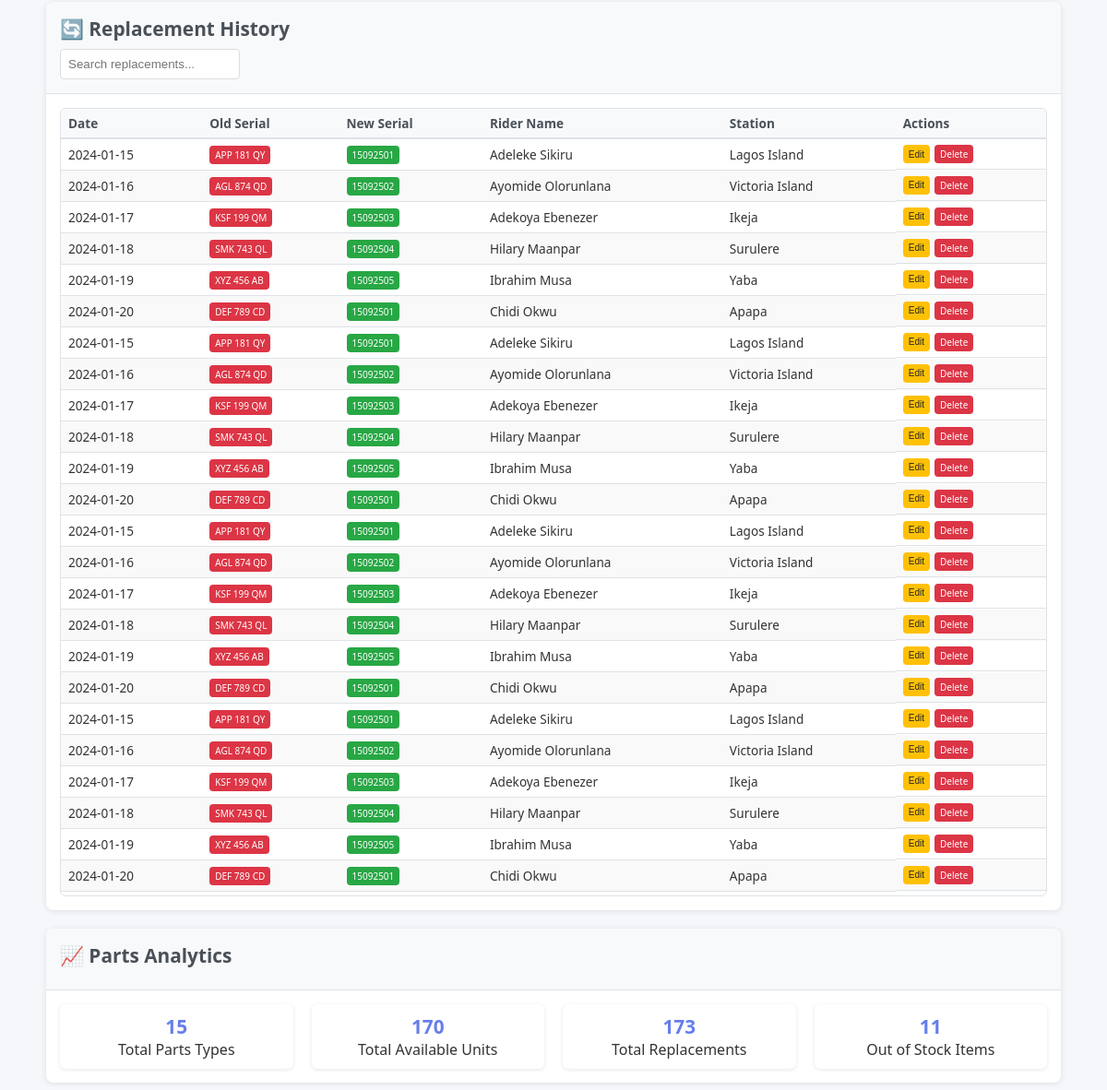
The app's page /spare_parts (lower part), older data.
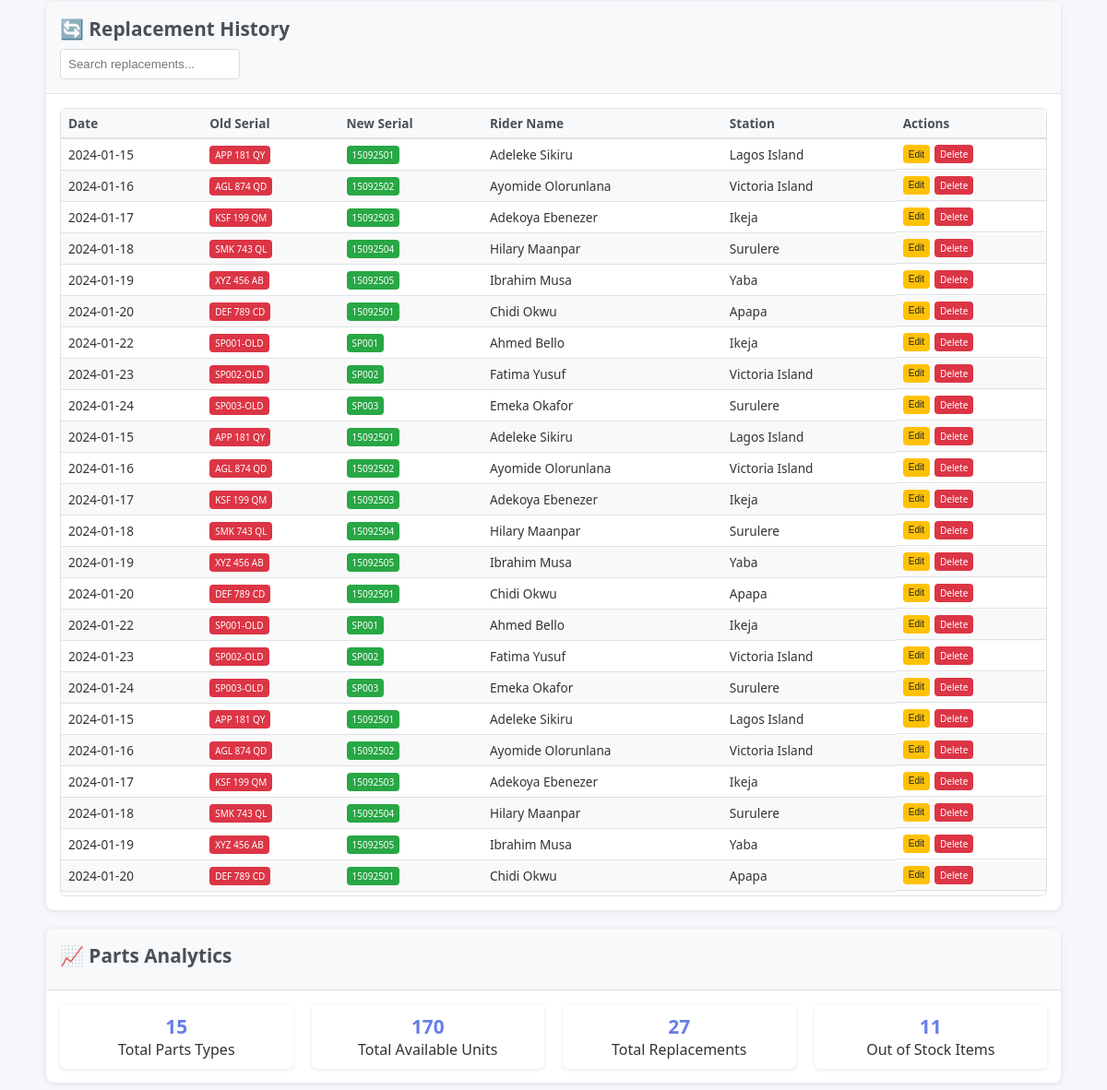
The same page, newer data.
### tables this page shows
CREATE TABLE allocations (
            id INTEGER PRIMARY KEY AUTOINCREMENT,
            date TEXT,
            item_id INTEGER,
            old_item_serial TEXT,
            new_item_serial TEXT,
            rider_number TEXT,
            rider_name TEXT,
            released_to TEXT,
            link TEXT,
            station TEXT,
            FOREIGN KEY (item_id) REFERENCES items(id)
        );

### app.py (the view)
@app.route('/spare_parts')
def spare_parts():
    try:
        conn = database.get_db_connection()
        parts = conn.execute("SELECT * FROM items WHERE item_type = 'spare_part'").fetchall()
        replacements = conn.execute('SELECT * FROM allocations WHERE old_item_serial IS NOT NULL').fetchall()
        conn.close()
        return render_template('spare_parts.html', parts=parts, replacements=replacements)
    except Exception as e:
        database.init_db()
        return redirect(url_for('spare_parts'))

### database.py (called while the page is built)
def get_db_connection():
    db_path = os.environ.get('DATABASE_PATH', 'inventory.db')
    conn = sqlite3.connect(db_path)
    conn.row_factory = sqlite3.Row
    return conn

### templates/spare_parts.html (shortened to what this page needs)
<!DOCTYPE html>
<html lang="en">
<head>
    <link rel="stylesheet" href="{{ url_for('static', filename='style.css') }}">
</head>
<body>
    <div class="container">
        <div class="section">
            <div class="section-header">
                <h2>🔄 Replacement History</h2>
                <input type="text" id="replacementSearch" placeholder="Search replacements..." onkeyup="searchTable('replacementSearch', 'replacementTable')" style="padding: 8px; border: 1px solid #ddd; border-radius: 4px;">
            </div>
            <div class="section-content scrollable-content">
                <div class="table-wrapper">
                    <table id="replacementTable">
                        <thead>
                            <tr><th>Date</th><th>Old Serial</th><th>New Serial</th><th>Rider Name</th><th>Station</th><th>Actions</th></tr>
                        </thead>
                        <tbody>
                            {% for rep in replacements %}
                            <tr>
                                <td>{{ rep['date'] }}</td>
                                <td><span class="btn btn-danger btn-sm">{{ rep['old_item_serial'] }}</span></td>
                                <td><span class="btn btn-success btn-sm">{{ rep['new_item_serial'] }}</span></td>
                                <td>{{ rep['rider_name'] }}</td>
                                <td>{{ rep['station'] or 'N/A' }}</td>
                                <td class="actions">
                                    <button class="btn btn-warning btn-sm" onclick="editReplacement({{ rep['id'] }}, '{{ rep['date'] }}', '{{ rep['old_item_serial'] }}', '{{ rep['new_item_serial'] }}', '{{ rep['rider_name'] }}', '{{ rep['rider_number'] or '' }}', '{{ rep['station'] or '' }}')">Edit</button>
                                    <a href="/delete_replacement/{{ rep['id'] }}" class="btn btn-danger btn-sm" onclick="return confirm('Delete this replacement?')">Delete</a>
                                </td>
                            </tr>
                            {% endfor %}
                        </tbody>
                    </table>
                </div>
            </div>
        </div>
        <div class="section">
            <div class="section-header">
                <h2>📈 Parts Analytics</h2>
            </div>
            <div class="section-content">
                <div style="display: grid; grid-template-columns: repeat(auto-fit, minmax(200px, 1fr)); gap: 20px;">
                    <div class="stat-card">
                        <div class="stat-number">{{ parts|length }}</div>
                        <div>Total Parts Types</div>
                    </div>
                    <div class="stat-card">
                        <div class="stat-number">{{ parts|selectattr('units_available')|map(attribute='units_available')|sum or 0 }}</div>
                        <div>Total Available Units</div>
                    </div>
                    <div class="stat-card">
                        <div class="stat-number">{{ replacements|length }}</div>
                        <div>Total Replacements</div>
                    </div>
                    <div class="stat-card">
                        <div class="stat-number">{{ parts|selectattr('units_available', 'equalto', 0)|list|length }}</div>
                        <div>Out of Stock Items</div>
                    </div>
                </div>
            </div>
        </div>
    </div>
</body>
</html>

### static/style.css (style rules this page uses)
* { margin: 0; padding: 0; box-sizing: border-box; }
html { font-size: clamp(14px, 2vw, 16px); }
body { font-family: 'Segoe UI', Tahoma, Geneva, Verdana, sans-serif; background: #f5f7fa; color: #333; min-height: 100vh; overflow-x: hidden; }
.container { max-width: 95vw; margin: 0 auto; padding: clamp(10px, 3vw, 20px); height: 100vh; overflow-y: auto; }
.stat-card { background: white; padding: 10px 12px; border-radius: 6px; box-shadow: 0 1px 4px rgba(0,0,0,0.1); text-align: center; }
.stat-number { font-size: 1.3rem; font-weight: bold; color: #667eea; }
.section { background: white; margin-bottom: 20px; border-radius: 8px; box-shadow: 0 1px 6px rgba(0,0,0,0.1); overflow: hidden; display: flex; flex-direction: column; }
.section-header { background: #f8f9fa; padding: 15px; border-bottom: 1px solid #dee2e6; flex-shrink: 0; }
.section-header h2 { color: #495057; margin-bottom: 8px; font-size: 1.3rem; }
.section-content { padding: 15px; overflow-y: auto; flex: 1; min-height: 0; }
table { width: 100%; border-collapse: collapse; margin-bottom: clamp(15px, 3vw, 20px); font-size: clamp(0.8rem, 2vw, 0.9rem); }
.table-wrapper { overflow: auto; -webkit-overflow-scrolling: touch; max-height: 40vh; position: relative; border: 1px solid #dee2e6; border-radius: 6px; }
th { background: #f8f9fa; font-weight: 600; color: #495057; position: sticky; top: 0; z-index: 10; border-bottom: 2px solid #dee2e6; }
tbody tr:nth-child(even) { background-color: #f9f9f9; }
.btn-success { background: #28a745; color: white; }
.btn-danger { background: #dc3545; color: white; }
.btn-warning { background: #ffc107; color: #212529; }
.actions { display: flex; gap: 5px; }
.scrollable-content { scrollbar-width: thin; scrollbar-color: #ccc #f1f1f1; scroll-behavior: smooth; }

Row changes from the older to the newer data that the page shows:
removed allocations: date "2024-01-18", old_item_serial "SMK 743 QL", new_item_serial "15092504", rider_name "Hilary Maanpar", station "Surulere"
removed allocations: date "2024-01-20", old_item_serial "DEF 789 CD", new_item_serial "15092501", rider_name "Chidi Okwu", station "Apapa"
changed allocations (number 7 of 24 on the later page): date "2024-01-15" → "2024-01-22"; old_item_serial "APP 181 QY" → "SP001-OLD"; new_item_serial "15092501" → "SP001"; rider_name "Adeleke Sikiru" → "Ahmed Bello"; station "Lagos Island" → "Ikeja"
changed allocations (number 8 of 24 on the later page): date "2024-01-16" → "2024-01-23"; old_item_serial "AGL 874 QD" → "SP002-OLD"; new_item_serial "15092502" → "SP002"; rider_name "Ayomide Olorunlana" → "Fatima Yusuf"
changed allocations (number 9 of 24 on the later page): date "2024-01-17" → "2024-01-24"; old_item_serial "KSF 199 QM" → "SP003-OLD"; new_item_serial "15092503" → "SP003"; rider_name "Adekoya Ebenezer" → "Emeka Okafor"; station "Ikeja" → "Surulere"
changed allocations (number 10 of 24 on the later page): date "2024-01-18" → "2024-01-15"; old_item_serial "SMK 743 QL" → "APP 181 QY"; new_item_serial "15092504" → "15092501"; rider_name "Hilary Maanpar" → "Adeleke Sikiru"; station "Surulere" → "Lagos Island"
changed allocations (number 11 of 24 on the later page): date "2024-01-19" → "2024-01-16"; old_item_serial "XYZ 456 AB" → "AGL 874 QD"; new_item_serial "15092505" → "15092502"; rider_name "Ibrahim Musa" → "Ayomide Olorunlana"; station "Yaba" → "Victoria Island"
changed allocations (number 12 of 24 on the later page): date "2024-01-20" → "2024-01-17"; old_item_serial "DEF 789 CD" → "KSF 199 QM"; new_item_serial "15092501" → "15092503"; rider_name "Chidi Okwu" → "Adekoya Ebenezer"; station "Apapa" → "Ikeja"
changed allocations (number 13 of 24 on the later page): date "2024-01-15" → "2024-01-18"; old_item_serial "APP 181 QY" → "SMK 743 QL"; new_item_serial "15092501" → "15092504"; rider_name "Adeleke Sikiru" → "Hilary Maanpar"; station "Lagos Island" → "Surulere"
changed allocations (number 14 of 24 on the later page): date "2024-01-16" → "2024-01-19"; old_item_serial "AGL 874 QD" → "XYZ 456 AB"; new_item_serial "15092502" → "15092505"; rider_name "Ayomide Olorunlana" → "Ibrahim Musa"; station "Victoria Island" → "Yaba"
changed allocations (number 15 of 24 on the later page): date "2024-01-17" → "2024-01-20"; old_item_serial "KSF 199 QM" → "DEF 789 CD"; new_item_serial "15092503" → "15092501"; rider_name "Adekoya Ebenezer" → "Chidi Okwu"; station "Ikeja" → "Apapa"
added allocations: date "2024-01-22", old_item_serial "SP001-OLD", new_item_serial "SP001", rider_name "Ahmed Bello", station "Ikeja"
changed allocations (number 17 of 24 on the later page): date "2024-01-19" → "2024-01-23"; old_item_serial "XYZ 456 AB" → "SP002-OLD"; new_item_serial "15092505" → "SP002"; rider_name "Ibrahim Musa" → "Fatima Yusuf"; station "Yaba" → "Victoria Island"
added allocations: date "2024-01-24", old_item_serial "SP003-OLD", new_item_serial "SP003", rider_name "Emeka Okafor", station "Surulere"
Text that changed along with them:
{{ replacements|length }}: "173" → "27"
